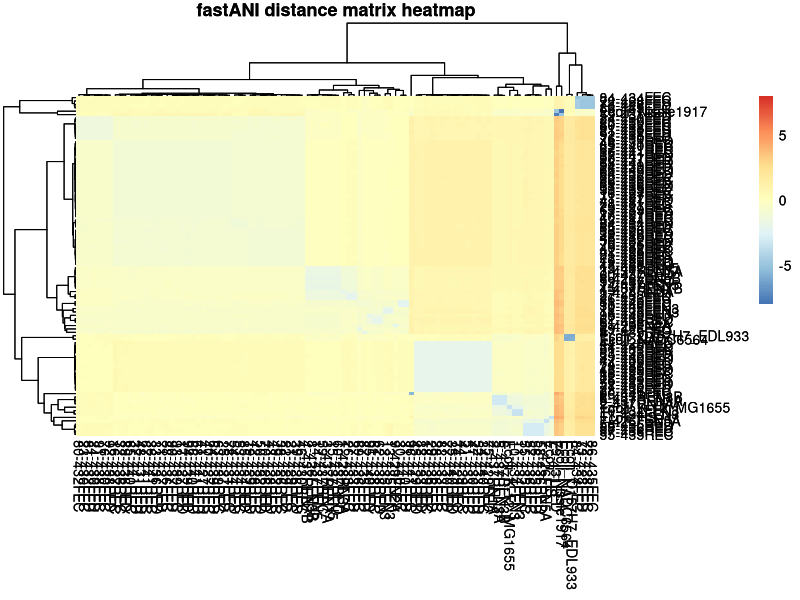
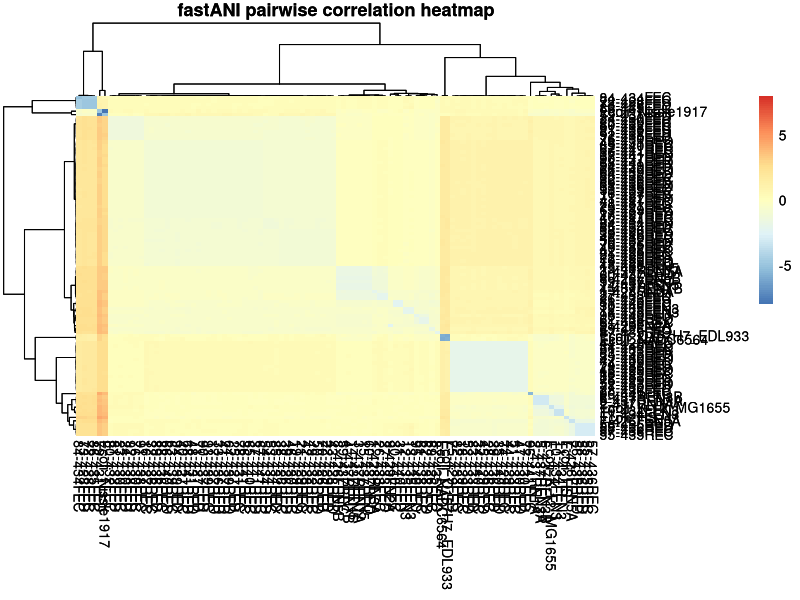
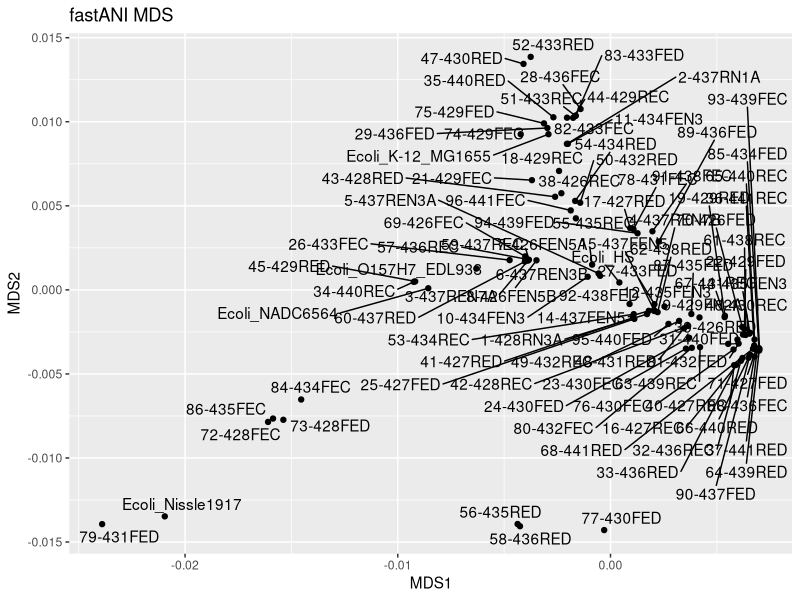
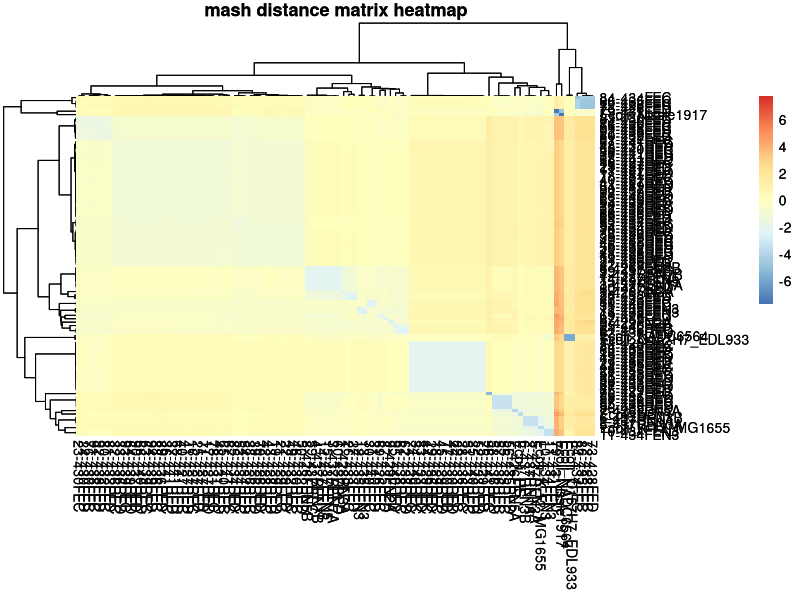
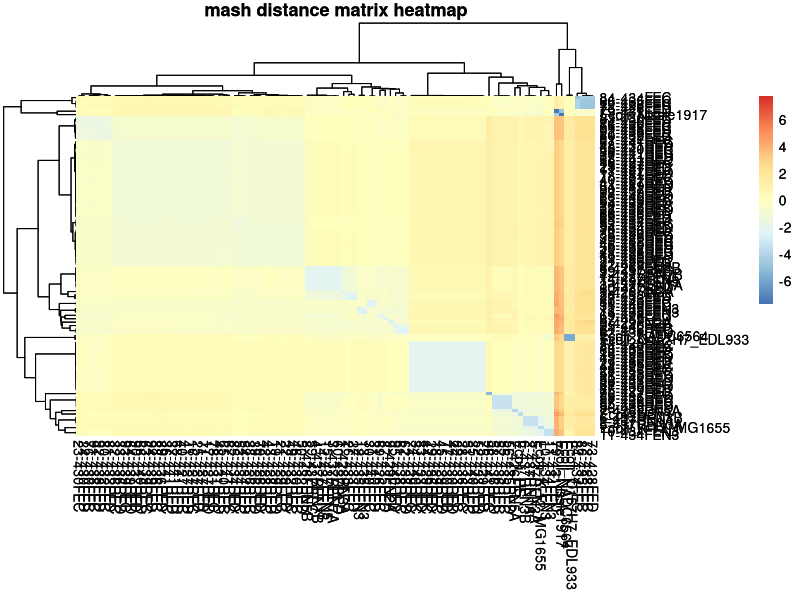
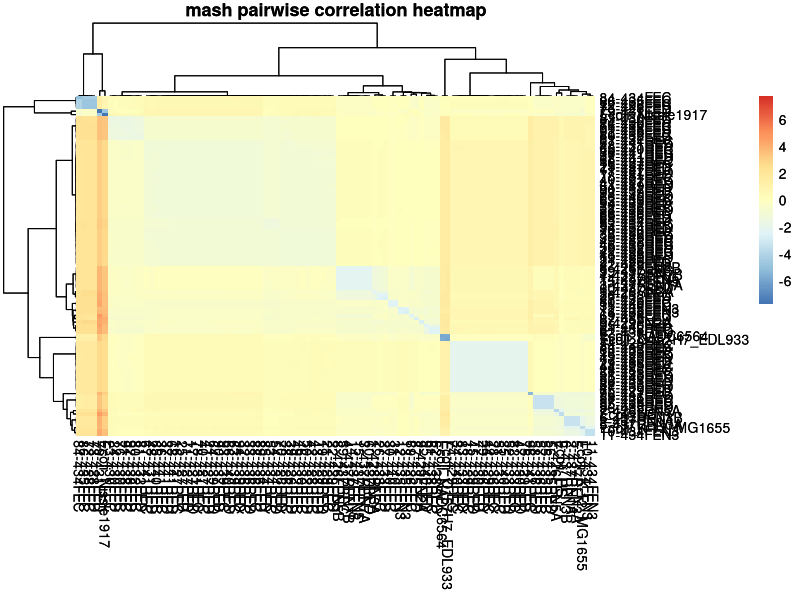
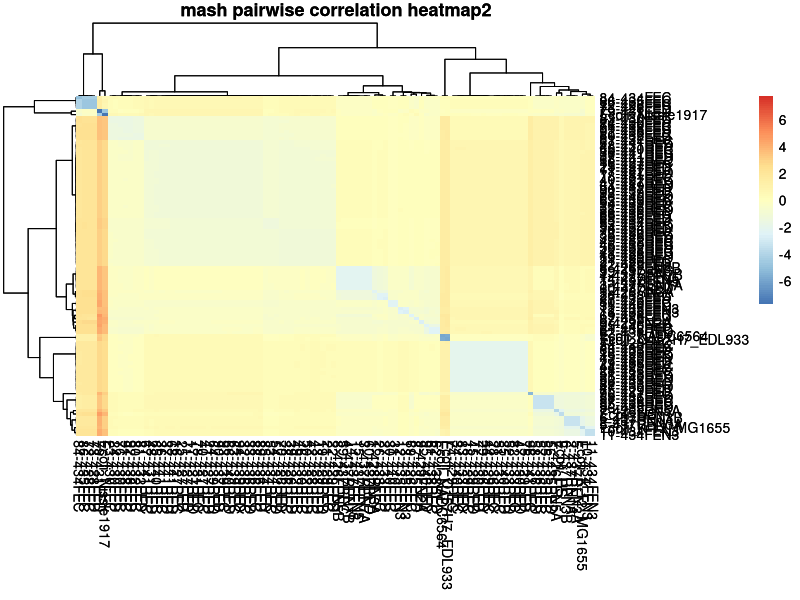
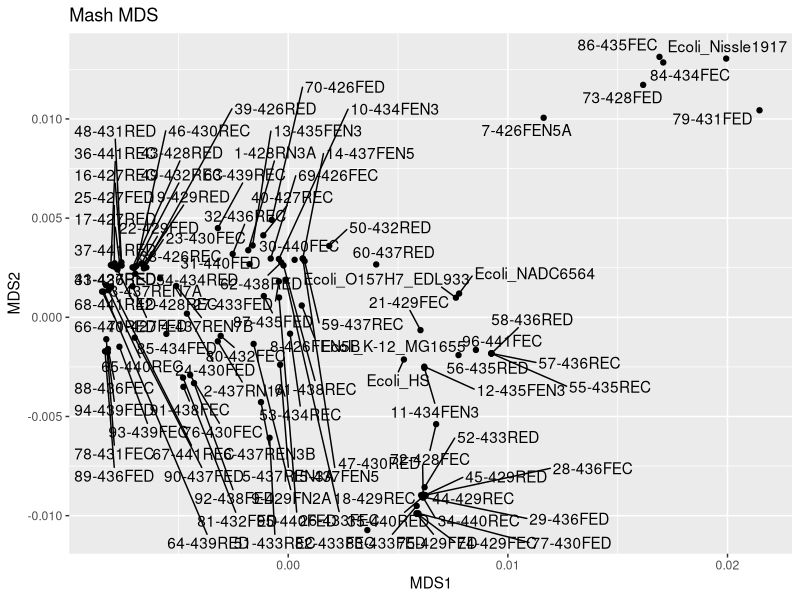

Recreate these plots in R, in order. (Note: this script raises an error after producing the figures.)
#!/usr/bin/env Rscript

#####################################################################################################
#FS19C QC - MDS of fastANI and Mash output
#Kathy Mou

#Purpose: Convert ANI pairwise genome-genome similarity calculations of fastANI and mash output to a distance matrix and visualize distance matrices with MDS and heatmaps.

#Load library packages
library(ggplot2)
library(tidyverse)
library(ggrepel) #for geom_text_repel()
library(pheatmap)
library(gtools) #for mixedorder() to sort reference_id numerically, which has mixed numeric and characters

sessionInfo()
#R version 4.0.2 (2020-06-22)

#####################################################################################################

#In mash and fastani files, I removed extra path names (/home/..., _pol.fasta and .fasta) from elements in reference_id and query_id
#in excel before importing distances.tab to R so that distance calculation would work
#Otherwise, it produces errors saying duplicate 'row.names' are not allowed, non-unique values when setting 'row.names'
#fastANI gives you ANI similarity in percentage, mash already did the distance calculation for you (hence the small decimal numbers)
#so you don't need to do distance calculation (1-ANI).
#You will need to convert fastANI ANI percentage values to decimal and then subtract that from 1 to get distance calculation.
#I did a little experiment to see if reordering reference_id of mash file (distance.tab) with mixedorder() would change MDS and
#heatmap structure compared to if I didn't reorder reference_id. In conclusion, no difference, so don't need to reorder reference_id

################################### FastANI ##################################################################
######## Import fastani file, remove orthologous_matches, total_seq_fragments columns ########
fast_tab <- read_tsv('./Files/fs19cfastanioutput2.out.tab', col_names = c("reference_id", "query_id", "ani", "orthologous_matches", "total_seq_fragments")) %>%
  select(-orthologous_matches) %>%
  select(-total_seq_fragments) %>%
  mutate(ani_dist= 1-(ani/100)) %>% #add new ani_dist column to calculate distance
  select(-ani)

######## Make distance matrix ########
fast_dist <- fast_tab %>%
  pivot_wider(names_from = reference_id, values_from=ani_dist) %>%
  column_to_rownames(var='query_id')

######## Heatmap of fastani distance matrix as another way of looking at clustering ########
#Adapted code from: https://www.datanovia.com/en/blog/clustering-using-correlation-as-distance-measures-in-r/
fast_heatmap <- pheatmap(fast_dist, scale = "row", main = "fastANI distance matrix heatmap")
fast_heatmap
ggsave("FS19C_fastani_heatmap.tiff", plot=fast_heatmap, width = 13, height = 14, dpi = 500, units =c("in"))

######## Pairwise correlation between samples ########
#by columns
cols.cor <- cor(fast_dist, use = "pairwise.complete.obs", method='pearson')
#by rows
rows.cor <- cor(t(fast_dist), use = 'pairwise.complete.obs', method='pearson')

######## Plot heatmap of pairwise correlations ########
fast_corr_heatmap <- pheatmap(fast_dist, scale = 'row',
                              clustering_distance_cols = as.dist(1 - cols.cor),
                              clustering_distance_rows = as.dist(1 - rows.cor),
                              main = "fastANI pairwise correlation heatmap")
fast_corr_heatmap
ggsave("FS19C_fastani_correlation_heatmap.tiff", plot=fast_corr_heatmap, width = 11, height = 14, dpi = 500, units =c("in"))

######## Calculate distance for MDS ########
fast_dist2 <- as.dist(fast_dist) #distance matrix computation that computes distances between rows of a data matrix
head(fast_dist2)

######## Generate MDS ########
fast_mds <- cmdscale(fast_dist2) %>% as.data.frame() %>%
  rownames_to_column(var='reference_id')
#cmdscale = classic MDS of a data matrix

######## Plot MDS ########
plot_fast_mds <-
  fast_mds %>% ggplot(aes(x=V1, y=V2)) +
  geom_point()+
  geom_text_repel(aes(label=reference_id), max.overlaps = 50) +
  labs(x='MDS1', y='MDS2') +
  ggtitle("fastANI MDS")
plot_fast_mds
ggsave("FS19C_fastaniMDS.tiff", plot=plot_fast_mds, width = 9, height = 8, dpi = 500, units =c("in"))

############################################ Mash #########################################################
######## Import mash file, add ani_dist column, remove pvalue, matching_hashes columns ########
mash_tab <- read_tsv('./Files/distances.tab', col_names = c("reference_id", "query_id", "ani_dist", "pvalue", "matching_hashes")) %>%
  select(-pvalue) %>%
  select(-matching_hashes)
mash_tab2 <- mash_tab[mixedorder(as.character(mash_tab$reference_id)),] #I reordered reference_id to make samples list in numerical order versus
#ordering like 1, 10-19, 2, 20-29, etc.
#I hoped this could fix FS19C_mash_correlation_heatmap.tiff so that it could list samples on the right of heatmap in the same order as
#FS19C_fastani_correlation_heatmap.tiff. Did not work :(

######## Make distance matrix ########
#mash_dist with mash_tab
mash_dist <- mash_tab %>%
  arrange(reference_id) %>%
  pivot_wider(names_from = reference_id, values_from=ani_dist) %>%
  column_to_rownames(var='query_id')

#mash_dist2 with mash_tab2
mash_dist2 <- mash_tab2 %>%
  arrange(reference_id) %>%
  pivot_wider(names_from = reference_id, values_from=ani_dist) %>%
  column_to_rownames(var='query_id')

######## Heatmap of mash distance matrix as another way of looking at clustering ########
#using mash_dist
mash_heatmap <- pheatmap(mash_dist, scale = "row", main = "mash distance matrix heatmap")
mash_heatmap
ggsave("FS19C_mash_heatmap.tiff", plot=mash_heatmap, width = 13, height = 14, dpi = 500, units =c("in"))

#using mash_dist2
mash_heatmap2 <- pheatmap(mash_dist2, scale = "row", main = "mash distance matrix heatmap")
mash_heatmap2 #looks the same as mash_heatmap

######## Pairwise correlation between samples (columns) ########
#using mash_dist
cols.cor.mash <- cor(mash_dist, use = "pairwise.complete.obs", method='pearson')
#pairwise correlation between samples (rows)
rows.cor.mash <- cor(t(mash_dist), use = 'pairwise.complete.obs', method='pearson')

#using mash_dist2
cols.cor.mash2 <- cor(mash_dist2, use = "pairwise.complete.obs", method='pearson')
#pairwise correlation between samples (rows)
rows.cor.mash2 <- cor(t(mash_dist2), use = 'pairwise.complete.obs', method='pearson')

######## Plot heatmap of pairwise correlations ########
#using mash_dist
mash_corr_heatmap <- pheatmap(mash_dist, scale = 'row',
                              clustering_distance_cols = as.dist(1 - cols.cor.mash),
                              clustering_distance_rows = as.dist(1 - rows.cor.mash),
                              main = "mash pairwise correlation heatmap")
mash_corr_heatmap
ggsave("FS19C_mash_correlation_heatmap.tiff", plot=mash_corr_heatmap, width = 11, height = 14, dpi = 500, units =c("in"))

#using mash_dist2
mash_corr_heatmap2 <- pheatmap(mash_dist2, scale = 'row',
                              clustering_distance_cols = as.dist(1 - cols.cor.mash2),
                              clustering_distance_rows = as.dist(1 - rows.cor.mash2),
                              main = "mash pairwise correlation heatmap2")
mash_corr_heatmap2 #looks the same as mash_corr_heatmap

######## Calculate distance for MDS ########
#using mash_dist
mash_distA <- as.dist(mash_dist) #distance matrix computation that computes distances between rows of a data matrix
head(mash_distA)

#using mash_dist2
mash_distB <- as.dist(mash_dist2) #distance matrix computation that computes distances between rows of a data matrix
head(mash_distB)

######## Generate MDS ########
#using mash_distA
mash_mdsA <- cmdscale(mash_distA) %>% as.data.frame() %>%
  rownames_to_column(var='reference_id')
#cmdscale = classic MDS of a data matrix

#using mash_distB
mash_mdsB <- cmdscale(mash_distB) %>% as.data.frame() %>%
  rownames_to_column(var='reference_id')

######## Plot MDS ########
#using mash_mdsA
plot_mash_mdsA <-
  mash_mdsA %>% ggplot(aes(x=V1, y=V2)) +
  geom_point()+
  geom_text_repel(aes(label=reference_id), max.overlaps = 50) +
  labs(x='MDS1', y='MDS2') +
  ggtitle("Mash MDS")
plot_mash_mdsA
ggsave("FS19C_mashMDS.tiff", plot=plot_mash_mdsA, width = 9, height = 8, dpi = 500, units =c("in"))

#using mash_mdsB
plot_mash_mdsB <-
  mash_mdsB %>% ggplot(aes(x=V1, y=V2)) +
  geom_point()+
  geom_text_repel(aes(label=reference_id), max.overlaps = 50) +
  labs(x='MDS1', y='MDS2') +
  ggtitle("Mash MDS")
plot_mash_mdsB #exact same plot as plot_mash_mdsA
ggsave("FS19C_mashMDS2.tiff", plot=plot_mash_mdsB, width = 9, height = 8, dpi = 500, units =c("in")) #this is a different mashMDS after I used mixedorder on reference_id





###################################### Jules sample code ###############################################################
ani_tab <- read_tsv('./Files/ANIm_percentage_identity.tab') %>%
  pivot_longer(cols = -X1, names_to='genome', values_to='ANI') %>%
  mutate(ani_dist=1-ANI) %>%
  select(-ANI)

ani_dist <- ani_tab %>%
  pivot_wider(names_from = genome, values_from=ani_dist) %>%
  column_to_rownames(var='X1') %>%
  as.dist()

ani_mds <- cmdscale(ani_dist) %>% as.data.frame() %>%
  rownames_to_column(var='genome')

p_mds <-
  ani_mds %>% ggplot(aes(x=V1, y=V2)) +
  geom_point()+
  geom_text_repel(aes(label=genome), max.overlaps = 50) +
  labs(x='MDS1', y='MDS2')

p_mds
